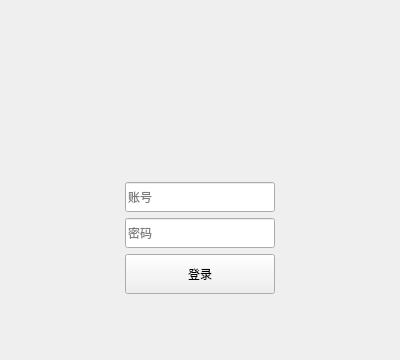
<?xml version="1.0" encoding="UTF-8"?>
<ui version="4.0">
 <class>Form</class>
 <widget class="QWidget" name="Form">
  <property name="geometry">
   <rect>
    <x>0</x>
    <y>0</y>
    <width>400</width>
    <height>360</height>
   </rect>
  </property>
  <property name="windowTitle">
   <string>Form</string>
  </property>
  <layout class="QVBoxLayout" name="verticalLayout_2">
   <item>
    <widget class="QStackedWidget" name="gridStackedWidget">
     <property name="currentIndex">
      <number>0</number>
     </property>
     <widget class="QWidget" name="loginPage" native="true">
      <layout class="QGridLayout" name="gridLayout" rowstretch="0,0,0" columnstretch="0,0,0">
       <item row="1" column="0">
        <spacer name="horizontalSpacer">
         <property name="orientation">
          <enum>Qt::Horizontal</enum>
         </property>
         <property name="sizeHint" stdset="0">
          <size>
           <width>40</width>
           <height>20</height>
          </size>
         </property>
        </spacer>
       </item>
       <item row="1" column="2">
        <spacer name="horizontalSpacer_2">
         <property name="orientation">
          <enum>Qt::Horizontal</enum>
         </property>
         <property name="sizeHint" stdset="0">
          <size>
           <width>40</width>
           <height>20</height>
          </size>
         </property>
        </spacer>
       </item>
       <item row="1" column="1">
        <widget class="QWidget" name="verticalWidget" native="true">
         <layout class="QVBoxLayout" name="verticalLayout">
          <property name="leftMargin">
           <number>30</number>
          </property>
          <property name="topMargin">
           <number>30</number>
          </property>
          <property name="rightMargin">
           <number>30</number>
          </property>
          <property name="bottomMargin">
           <number>30</number>
          </property>
          <item>
           <layout class="QHBoxLayout" name="horizontalLayout">
            <property name="bottomMargin">
             <number>10</number>
            </property>
            <item>
             <widget class="QLabel" name="img">
              <property name="minimumSize">
               <size>
                <width>100</width>
                <height>100</height>
               </size>
              </property>
              <property name="maximumSize">
               <size>
                <width>100</width>
                <height>100</height>
               </size>
              </property>
              <property name="text">
               <string/>
              </property>
             </widget>
            </item>
           </layout>
          </item>
          <item>
           <widget class="QLineEdit" name="editAccount">
            <property name="minimumSize">
             <size>
              <width>0</width>
              <height>30</height>
             </size>
            </property>
            <property name="inputMethodHints">
             <set>Qt::ImhPreferNumbers</set>
            </property>
            <property name="text">
             <string/>
            </property>
            <property name="placeholderText">
             <string>账号</string>
            </property>
           </widget>
          </item>
          <item>
           <widget class="QLineEdit" name="editPassword">
            <property name="minimumSize">
             <size>
              <width>0</width>
              <height>30</height>
             </size>
            </property>
            <property name="text">
             <string/>
            </property>
            <property name="echoMode">
             <enum>QLineEdit::PasswordEchoOnEdit</enum>
            </property>
            <property name="placeholderText">
             <string>密码</string>
            </property>
           </widget>
          </item>
          <item>
           <widget class="QPushButton" name="btnLogin">
            <property name="minimumSize">
             <size>
              <width>150</width>
              <height>40</height>
             </size>
            </property>
            <property name="text">
             <string>登录</string>
            </property>
           </widget>
          </item>
         </layout>
        </widget>
       </item>
       <item row="2" column="1">
        <spacer name="verticalSpacer">
         <property name="orientation">
          <enum>Qt::Vertical</enum>
         </property>
         <property name="sizeHint" stdset="0">
          <size>
           <width>20</width>
           <height>40</height>
          </size>
         </property>
        </spacer>
       </item>
       <item row="0" column="1">
        <spacer name="verticalSpacer_2">
         <property name="orientation">
          <enum>Qt::Vertical</enum>
         </property>
         <property name="sizeHint" stdset="0">
          <size>
           <width>20</width>
           <height>40</height>
          </size>
         </property>
        </spacer>
       </item>
      </layout>
     </widget>
     <widget class="QWidget" name="dataPage">
      <layout class="QVBoxLayout" name="verticalLayout_4">
       <item>
        <widget class="QLabel" name="label">
         <property name="text">
          <string>TextLabel</string>
         </property>
        </widget>
       </item>
      </layout>
     </widget>
    </widget>
   </item>
  </layout>
 </widget>
 <resources/>
 <connections/>
</ui>
